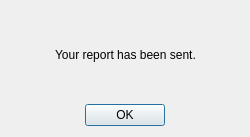
<?xml version="1.0" encoding="UTF-8"?>
<ui version="4.0">
 <class>DataSentDialog</class>
 <widget class="QDialog" name="DataSentDialog">
  <property name="geometry">
   <rect>
    <x>0</x>
    <y>0</y>
    <width>250</width>
    <height>137</height>
   </rect>
  </property>
  <property name="windowTitle">
   <string>Dialog</string>
  </property>
  <layout class="QVBoxLayout" name="verticalLayout">
   <item>
    <layout class="QHBoxLayout" name="horizontalLayout">
     <item>
      <spacer name="horizontalSpacer_3">
       <property name="orientation">
        <enum>Qt::Horizontal</enum>
       </property>
       <property name="sizeHint" stdset="0">
        <size>
         <width>40</width>
         <height>20</height>
        </size>
       </property>
      </spacer>
     </item>
     <item>
      <widget class="QLabel" name="label">
       <property name="text">
        <string>Your report has been sent.</string>
       </property>
      </widget>
     </item>
     <item>
      <spacer name="horizontalSpacer_4">
       <property name="orientation">
        <enum>Qt::Horizontal</enum>
       </property>
       <property name="sizeHint" stdset="0">
        <size>
         <width>40</width>
         <height>20</height>
        </size>
       </property>
      </spacer>
     </item>
    </layout>
   </item>
   <item>
    <layout class="QHBoxLayout" name="horizontalLayout_2">
     <item>
      <spacer name="horizontalSpacer">
       <property name="orientation">
        <enum>Qt::Horizontal</enum>
       </property>
       <property name="sizeHint" stdset="0">
        <size>
         <width>40</width>
         <height>20</height>
        </size>
       </property>
      </spacer>
     </item>
     <item>
      <widget class="QDialogButtonBox" name="buttonBox">
       <property name="orientation">
        <enum>Qt::Horizontal</enum>
       </property>
       <property name="standardButtons">
        <set>QDialogButtonBox::Ok</set>
       </property>
      </widget>
     </item>
     <item>
      <spacer name="horizontalSpacer_2">
       <property name="orientation">
        <enum>Qt::Horizontal</enum>
       </property>
       <property name="sizeHint" stdset="0">
        <size>
         <width>40</width>
         <height>20</height>
        </size>
       </property>
      </spacer>
     </item>
    </layout>
   </item>
  </layout>
 </widget>
 <resources/>
 <connections>
  <connection>
   <sender>buttonBox</sender>
   <signal>accepted()</signal>
   <receiver>DataSentDialog</receiver>
   <slot>accept()</slot>
   <hints>
    <hint type="sourcelabel">
     <x>248</x>
     <y>254</y>
    </hint>
    <hint type="destinationlabel">
     <x>157</x>
     <y>274</y>
    </hint>
   </hints>
  </connection>
  <connection>
   <sender>buttonBox</sender>
   <signal>rejected()</signal>
   <receiver>DataSentDialog</receiver>
   <slot>reject()</slot>
   <hints>
    <hint type="sourcelabel">
     <x>316</x>
     <y>260</y>
    </hint>
    <hint type="destinationlabel">
     <x>286</x>
     <y>274</y>
    </hint>
   </hints>
  </connection>
 </connections>
</ui>
